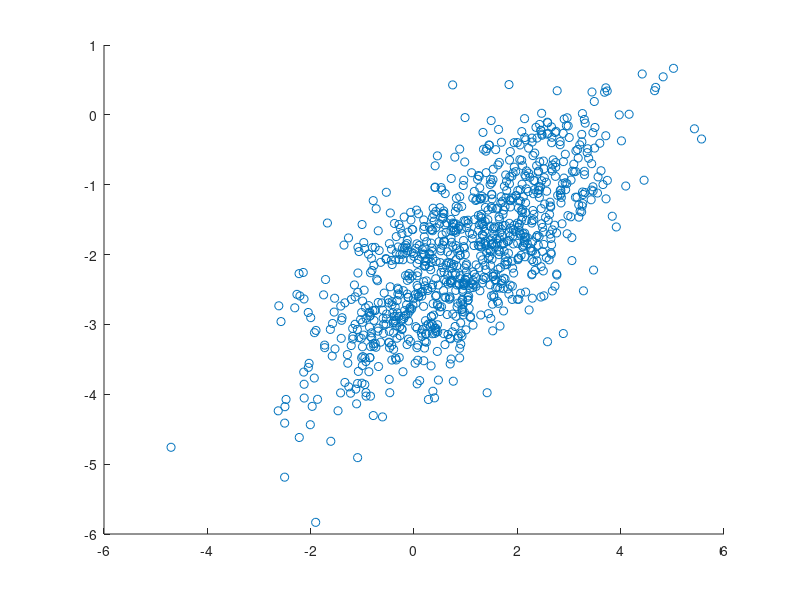

Write the MATLAB code that produced this figure. (Note: this script raises an error after producing the figure.)
clear all;

N=10^3; % realizaciones
mean = [1; -2]; % media
Cx = [2 1;1 1]; % matriz de covarianza

A = mvnrnd(mean,Cx,N); % simulamos la multivariable

figure;
scatter(A(:,1),A(:,2)); % la ploteamos



x = linspace(-10,10,N); % generar N puntos entre xmin y xmax
y = linspace(-10,10,N); % generar N puntos entre ymin e ymax
[XX, YY] = meshgrid(x,y); % matrices de puntos para x e y

Z = fz(XX,YY);

figure;
contour(XX,YY,fz(XX,YY),10);

function Z = fz(x,y)  
    Z = -0.5.*x.*x +x.*(y-3)-y.*y-5.*y-13/2;
end